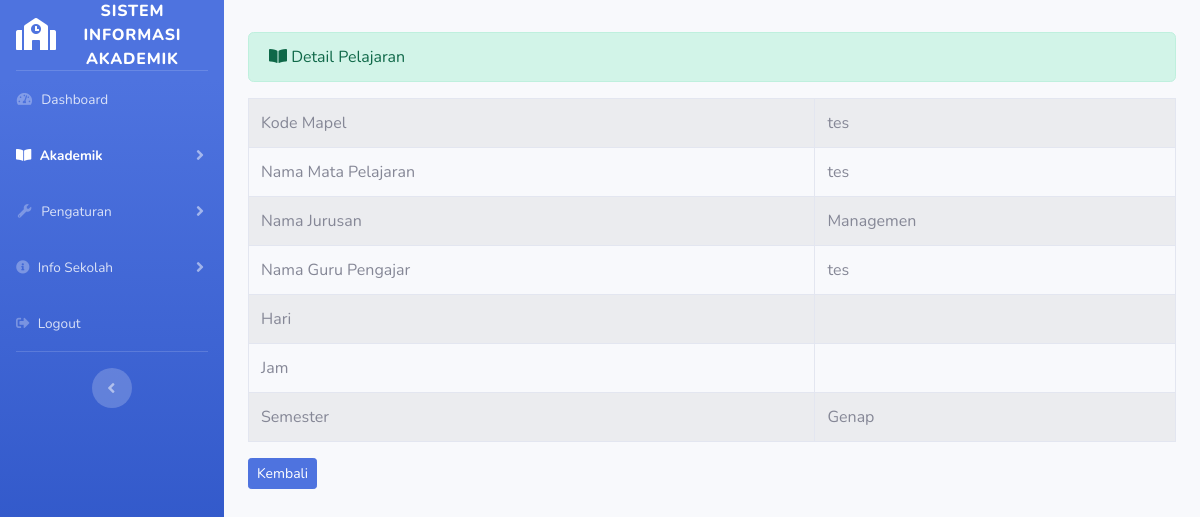
The page /admin/pelajaran/detail/3 on the database as committed earlier.
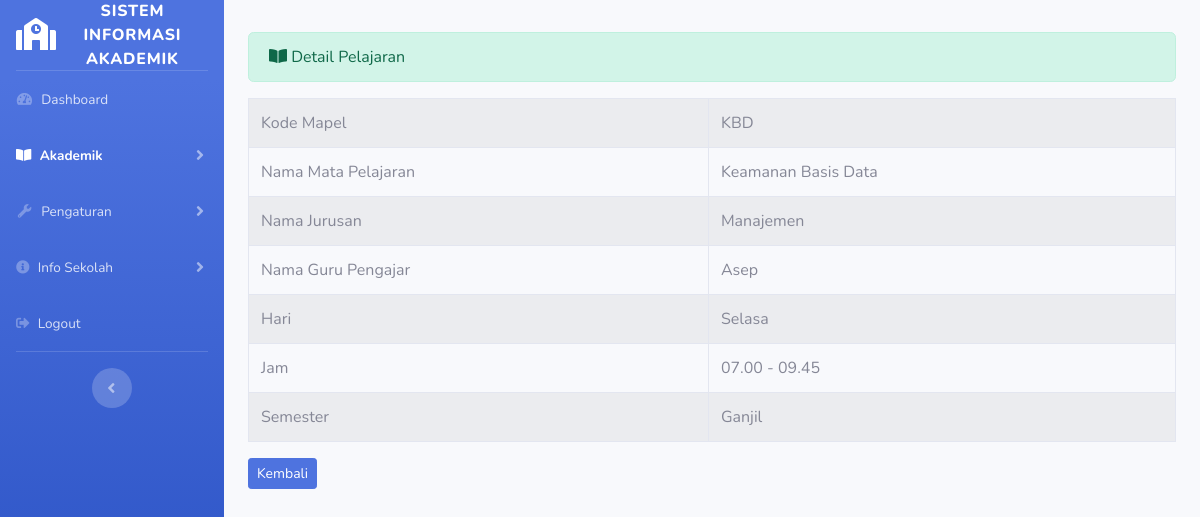
The same page on the database as committed later.
### tables this page shows
CREATE TABLE `pelajaran` (
  `id_mapel` int(3) NOT NULL,
  `kode_mapel` varchar(5) NOT NULL,
  `nama_mapel` varchar(25) NOT NULL,
  `nama_jurusan` varchar(25) NOT NULL,
  `nama_guru` varchar(255) NOT NULL,
  `hari` varchar(20) NOT NULL,
  `jam` varchar(20) NOT NULL,
  `semester` varchar(11) NOT NULL
);

### application/controllers/admin/pelajaran.php (called while the page is built, shortened)
<?php
class Pelajaran extends CI_Controller
{
    public function detail($kp)
    {
        $data['detail'] = $this->pelajaran_model->ambil_kode_mapel($kp);
        $this->load->view('templates_admin/header_dashboard');
        $this->load->view('templates_admin/sidebar2');
        $this->load->view('admin/pelajaran_detail', $data);
        $this->load->view('templates_admin/footer');
    }
    public function __construct()
    {
        $this->load->database();
        $this->load->model('pelajaran_model');
    }
}

### index.php (called while the page is built, shortened)
<?php
require_once BASEPATH.'core/CodeIgniter.php';

### application/models/pelajaran_model.php (called while the page is built, shortened)
<?php
class Pelajaran_model extends CI_Model
{
    public function ambil_kode_mapel($kp)
    {
        $hasil = $this->db->where('id_mapel', $kp)->get('pelajaran');
        if ($hasil->num_rows() > 0) {
            return $hasil->result();
        } else {
            return false;
        }
    }
}

### application/views/admin/pelajaran_detail.php (the view)
<div class="container-fluid">
    <div class="alert alert-success" role="alert">
        <i class="fas fa-book-open"></i> Detail Pelajaran
    </div>
    <table class="table table-hover table-striped table-bordered">
        <?php foreach ($detail as $dt) : ?>
            <tr>
                <td>Kode Mapel</td>
                <td><?php echo $dt->kode_mapel; ?></td>
            </tr>
            <tr>
                <td>Nama Mata Pelajaran</td>
                <td><?php echo $dt->nama_mapel; ?></td>
            </tr>
            <tr>
                <td>Nama Jurusan</td>
                <td><?php echo $dt->nama_jurusan; ?></td>
            </tr>
            <tr>
                <td>Nama Guru Pengajar</td>
                <td><?php echo $dt->nama_guru; ?></td>
            </tr>
            <tr>
                <td>Hari</td>
                <td><?php echo $dt->hari; ?></td>
            </tr>
            <tr>
                <td>Jam</td>
                <td><?php echo $dt->jam; ?></td>
            </tr>
            <tr>
                <td>Semester</td>
                <td><?php echo $dt->semester; ?></td>
            </tr>
        <?php endforeach; ?>
    </table>
    <?php echo anchor('admin/pelajaran', '<div class="btn btn-sm btn-primary">Kembali</div>') ?> <br><br><br><br>
</div>

### application/views/templates_admin/header_dashboard.php (shortened to what this page needs)
<!DOCTYPE html>
<html lang="en">
<head>
    <link href="<?php echo base_url() ?>bootstrap4/vendor/fontawesome-free/css/all.min.css" rel="stylesheet" type="text/css">
    <link href="<?php echo base_url() ?>bootstrap4/css/sb-admin-2.min.css" rel="stylesheet">
</head>

### application/views/templates_admin/sidebar2.php (shortened to what this page needs)
<body id="page-top">
    <div id="wrapper">
        <ul class="navbar-nav bg-gradient-primary sidebar sidebar-dark accordion" id="accordionSidebar">
            <a class="sidebar-brand d-flex align-items-center justify-content-center" href="<?php echo base_url('admin/dashboard') ?>">
                <div class="sidebar-brand-icon">
                    <i class="fas fa-school"></i>
                </div>
                <div class="sidebar-brand-text mx-2">Sistem Informasi Akademik</div>
            </a>
            <hr class="sidebar-divider my-0">
            <li class="nav-item">
                <a class="nav-link" href="<?php echo base_url('admin/dashboard') ?>">
                    <i class="fas fa-fw fa-tachometer-alt"></i>
                    <span>Dashboard</span></a>
            </li>
            <li class="nav-item active">
                <a class="nav-link collapsed" href="#" data-toggle="collapse" data-target="#collapseTwo" aria-expanded="true" aria-controls="collapseTwo">
                    <i class="fas fa-book-open"></i>
                    <span>Akademik</span>
                </a>
            </li>
            <li class="nav-item">
                <a class="nav-link collapsed" href="#" data-toggle="collapse" data-target="#collapseUtilities" aria-expanded="true" aria-controls="collapseUtilities">
                    <i class="fas fa-fw fa-wrench"></i>
                    <span>Pengaturan</span>
                </a>
            </li>
            <li class="nav-item">
                <a class="nav-link collapsed" href="#" data-toggle="collapse" data-target="#collapsePages" aria-expanded="true" aria-controls="collapsePages">
                    <i class="fas fa-info-circle"></i>
                    <span>Info Sekolah</span>
                </a>
            </li>
            <li class="nav-item">
                <a class="nav-link" href="<?php echo base_url('admin/auth/logout') ?>">
                    <i class="fas fa-sign-out-alt"></i>
                    <span>Logout</span></a>
            </li>
            <hr class="sidebar-divider d-none d-md-block">
            <div class="text-center d-none d-md-inline">
                <button class="rounded-circle border-0" id="sidebarToggle"></button>
            </div>
        </ul>
        <div id="content-wrapper" class="d-flex flex-column">
            <nav class="navbar mb-3 ">
            </nav>

### application/views/templates_admin/footer.php (shortened to what this page needs)
</body>
</html>

Rows that differ between the two databases and show on the page:
changed pelajaran: kode_mapel "tes" → "KBD"; nama_mapel "tes" → "Keamanan Basis Data"; nama_jurusan "Managemen" → "Manajemen"; nama_guru "tes" → "Asep"; hari (not shown) → "Selasa"; jam (not shown) → "07.00 - 09.45"; semester "Genap" → "Ganjil"
